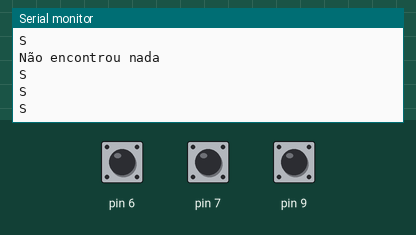
Recording of a sketch running on a simulated Arduino Uno, built with avr-gcc and run on an emulated ATmega328P. On the bench: the last lines printed to the serial monitor. The test bench sets the inputs (shaded band); at power-on: pin 6 HIGH, pin 7 HIGH, pin 9 HIGH. No radio packets arrive unless stated.

Above: at 2.3 s.
2.4 s: pin 6 pulled LOW for 0.95 s
At 3.37 s:
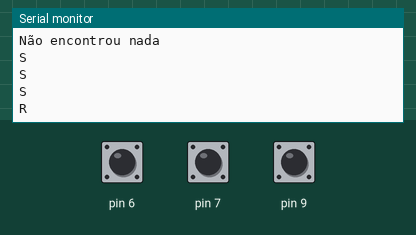
5.2 s: pin 7 pulled LOW for 0.95 s
At 5.71 s:
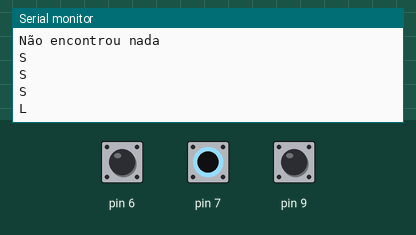
7.6 s: pin 9 pulled LOW for 0.95 s
At 8.05 s:
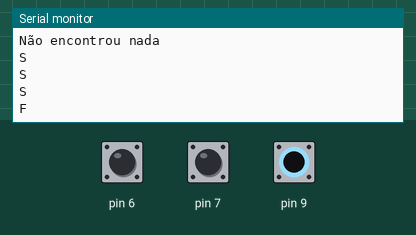

The sketch:

Transmissor_Carrinho.ino
```cpp
#include <VirtualWire.h> //Inclui a biblioteca VirtualWire.h

char *letra = "S"; //Cria a variável letra com o valor "S"

void setup()
{
  Serial.begin(9600);	// Debugging only
  Serial.println("setup");

  //++++++++++++++Inicializa o módulo transmissor+++++++++++++++++++
  vw_set_ptt_inverted(true); //Configuração da Biblioteca
  vw_setup(2000); //Configuração da Biblioteca
  //vw_set_tx_pin(3);
  //Configura o pino D3 para a leitura dos dados
  //================================================================

  //Configura os pinos 1, 6, 7, e 12 como entrada
  //e resistor de pullup ativo
  pinMode(1,INPUT_PULLUP);
  pinMode(6,INPUT_PULLUP);
  pinMode(7,INPUT_PULLUP);
  pinMode(9,INPUT_PULLUP);
  //======================================

}

void loop()
{
  //Verifica se tem algum botão pressionado para enviar a seu respectivo comando (letra)
  if(!digitalRead(9)) letra = "F"; //Envia "F" se D12 = LOW (Bottão Pressionado)
  else if(!digitalRead(1)) letra = "B"; //Envia "B" se D1 = LOW (Bottão Pressionado)
  else if(!digitalRead(6)) letra = "R"; //Envia "R" se D6 = LOW (Bottão Pressionado)
  else if(!digitalRead(7)) letra = "L"; //Envia "L" se D7 = LOW (Bottão Pressionado)
  //=======================================================================

  //Senão, se nenhum botão for pressionado, enviar "S"
  else
  {
  Serial.println("Não encontrou nada");  //Envia "S" se nenhum botão for pressionado
  letra= "S";
  }
  //==================================================

  //Transmiste a variável letra 3 vezes
  for(int i=0 ; i<3 ; i++)
  {
  vw_send((uint8_t *)letra, strlen(letra)); //Envia a variável letra
  vw_wait_tx(); //Aguarda o fim de transmissão
  Serial.println(letra);
  delay(200); //Aguarda 10 milissegundos
  }
  //===================================
}
```

Measured:
- after the input at 2.4 s, the serial monitor: prints a new line after 0.78 s (image 1)
- after the input at 5.2 s, the serial monitor: prints a new line after 0.32 s (image 2)
- after the input at 7.6 s, the serial monitor: prints a new line after 0.26 s (image 3)
